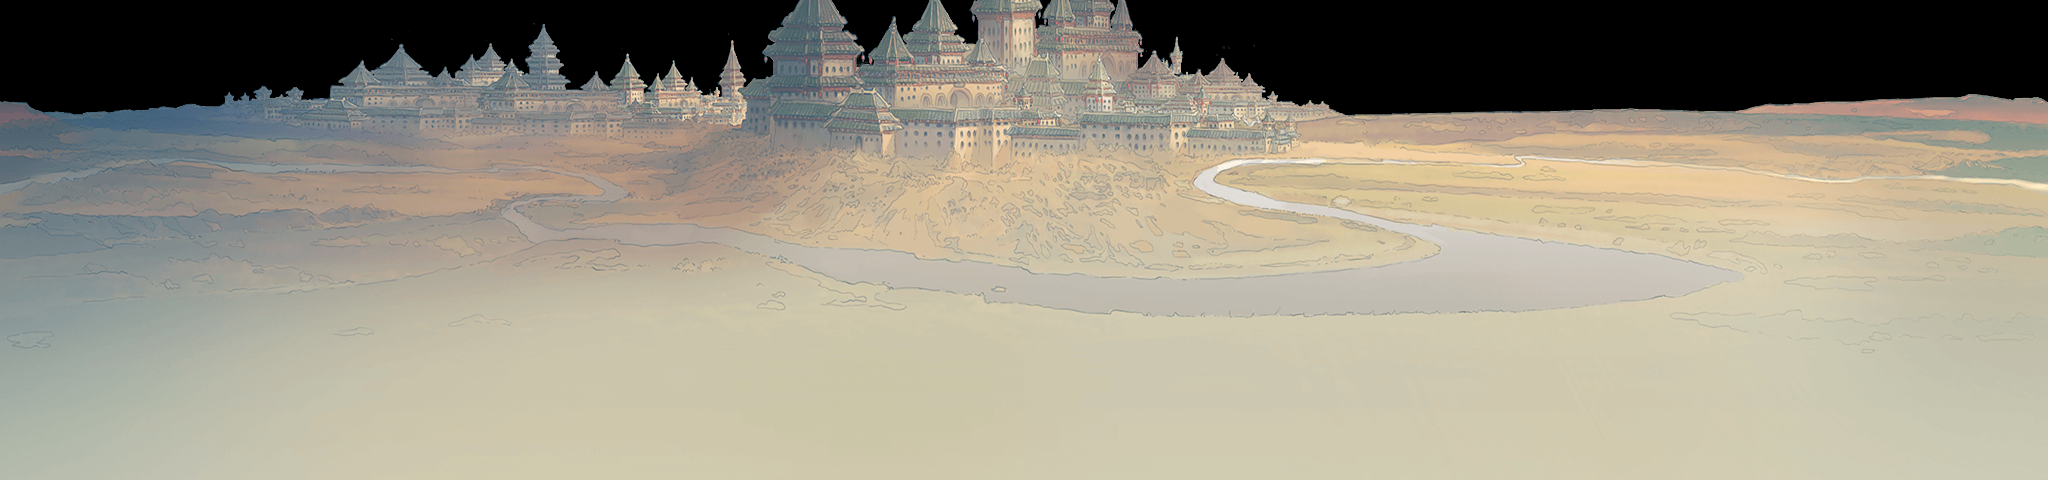

A level layout from a 2D game, rendered from its tile map. Below: a short description, then the map file with tile-grid data replaced by summaries:
An orthogonal 64x15 tile map with 32x32 px tiles, 2 tile layers (mid1, mid2), 4 tilesets.

<map version="1.0" orientation="orthogonal" renderorder="right-down" width="64" height="15" tilewidth="32" tileheight="32">
 <tileset firstgid="1" name="gusongzhen_mid1" tilewidth="32" tileheight="32">
  <image source="gusongzhen/gusongzhen_mid1.png" width="1024" height="500" />
 </tileset>
 <tileset firstgid="481" name="gusongzhen_mid2" tilewidth="32" tileheight="32">
  <image source="gusongzhen/gusongzhen_mid2.png" width="1024" height="500" />
 </tileset>
 <tileset firstgid="961" name="jinshan_mid1" tilewidth="32" tileheight="32">
  <image source="jinshan/jinshan_mid1.png" width="1024" height="500" />
 </tileset>
 <tileset firstgid="1441" name="jinshan_mid2" tilewidth="32" tileheight="32">
  <image source="jinshan/jinshan_mid2.png" width="1024" height="500" />
 </tileset>
 <layer name="mid1" width="64" height="15">
  <data>[960 cells, 480 non-empty, 480 distinct tile ids]</data>
 </layer>
 <layer name="mid2" width="64" height="15">
  <data>[960 cells, 480 non-empty, 480 distinct tile ids]</data>
 </layer>
</map>
